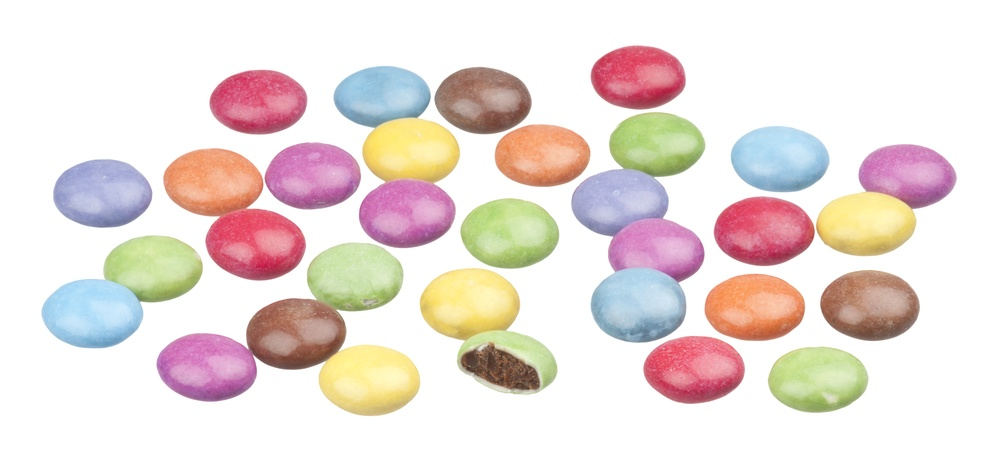
#> input picture OpenCV/Smarties.jpg, 1000 x 457 px, shrunk from 3760 x 1720 before the run, found by its file name
$ python Intro-Morphological-Transformations.py
#> lines starting #> are read from the running program, lines starting #| are printed output that depends on the picture; after the words box and inside, x2 and y2 are one past the last pixel; in counts of white or black regions, pixels touching at a corner belong together
import numpy as np
from matplotlib import pyplot as plt
import cv2 as cv

def changeDilation(x):
    dilation = cv.dilate(mask, kernal, iterations=x)
    images[2] = dilation
    updatePlot()

def changeErosion(x):
    erosion = cv.erode(mask, kernal, iterations=x)
    images[3] = erosion
    updatePlot()

def updatePlot():
    plt.clf()
    for i in range(len(images)):
        plt.subplot(2, 4, i+1), plt.imshow(images[i], "gray")
        plt.title(titles[i])
        plt.xticks([]), plt.yticks([])
    plt.show()

# Morphological transformations -> simple operations based on the image shape -> normally performed on binary images
# Two things required for morphological transformaitons.
# 1st -> the original image.
# 2nd -> Structuring element/kernel -> describes how to change the value of tany pixel by combining it with different amounts of the neighboring pixels.

img = cv.imread("Smarties.jpg", cv.IMREAD_GRAYSCALE)
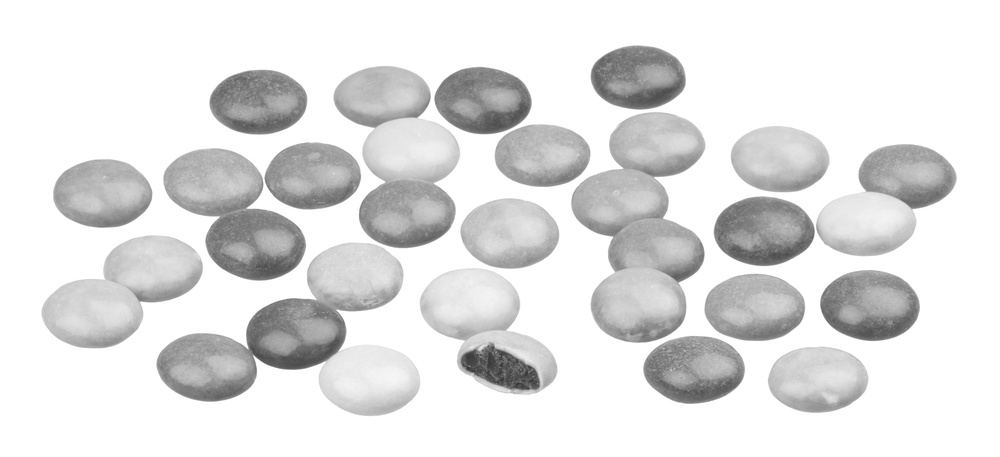
#> img: shape (457, 1000); min 46, max 255, mean 225.4
_, mask = cv.threshold(img, 220, 255, cv.THRESH_BINARY_INV)
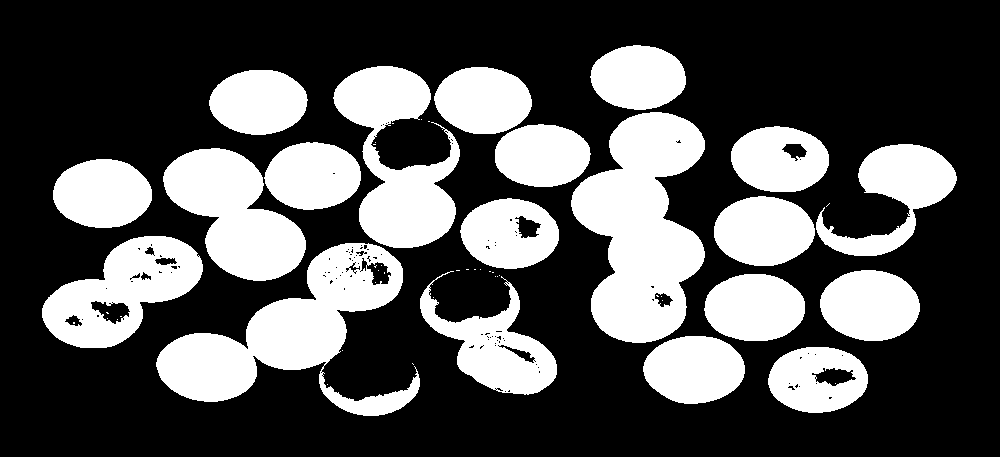
#> mask: shape (457, 1000); 32.7% white; 53 white regions (33 under 20 px), largest, box (x1, y1, x2, y2) and area: (571, 112, 705, 343) 19498, (156, 243, 420, 416) 17577, (333, 66, 460, 248) 11725

cv.namedWindow("Morphological Transformations")
cv.createTrackbar("Dilation Iterations", "Morphological Transformations", 1, 50, changeDilation)
cv.createTrackbar("Erosion Iterations", "Morphological Transformations", 1, 5, changeErosion)

# Kernal is normally some shape which we want to apply onto some image.
kernal = np.ones((5,5), np.uint8)
dilation = cv.dilate(mask, kernal, iterations=20)
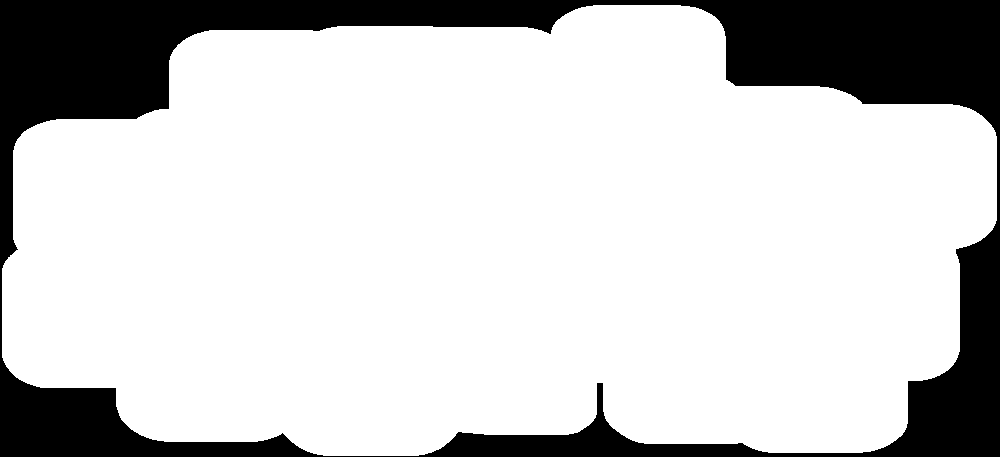
#> dilation: shape (457, 1000); 79.3% white; 1 black region, box (x1, y1, x2, y2) and area: (0, 0, 1000, 457) 94590
erosion = cv.erode(mask, kernal, iterations=1)
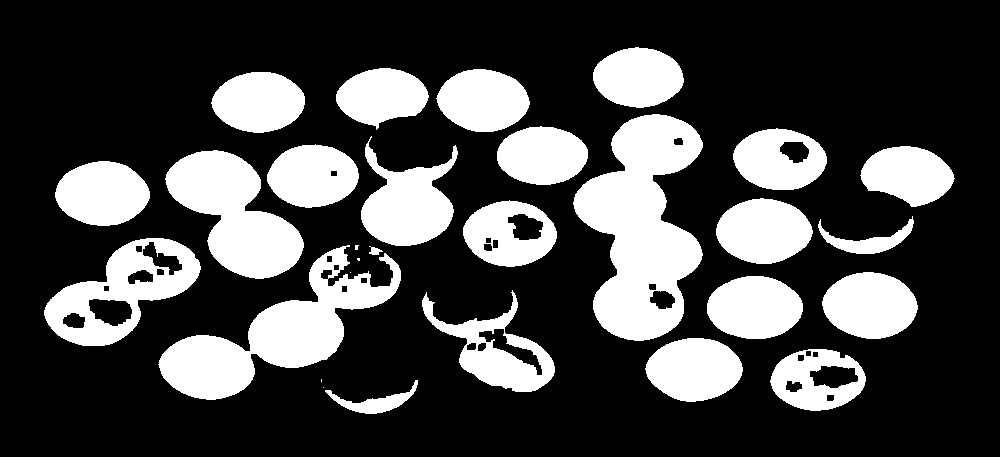
#> erosion: shape (457, 1000); 27.4% white; 29 white regions (5 under 20 px), largest, box (x1, y1, x2, y2) and area: (573, 114, 703, 341) 17366, (158, 245, 401, 400) 12883, (165, 150, 304, 279) 9720
# First erosion will be performed, then dilation.
opening = cv.morphologyEx(mask, cv.MORPH_OPEN, kernal)
#> opening: shape (457, 1000); 32.4% white; 26 white regions, largest, box (x1, y1, x2, y2) and area: (571, 112, 705, 343) 19482, (156, 243, 403, 402) 15465, (163, 148, 306, 281) 10928
# Inverse of opening -> first dilation, then erosion.
closing = cv.morphologyEx(mask, cv.MORPH_CLOSE, kernal)
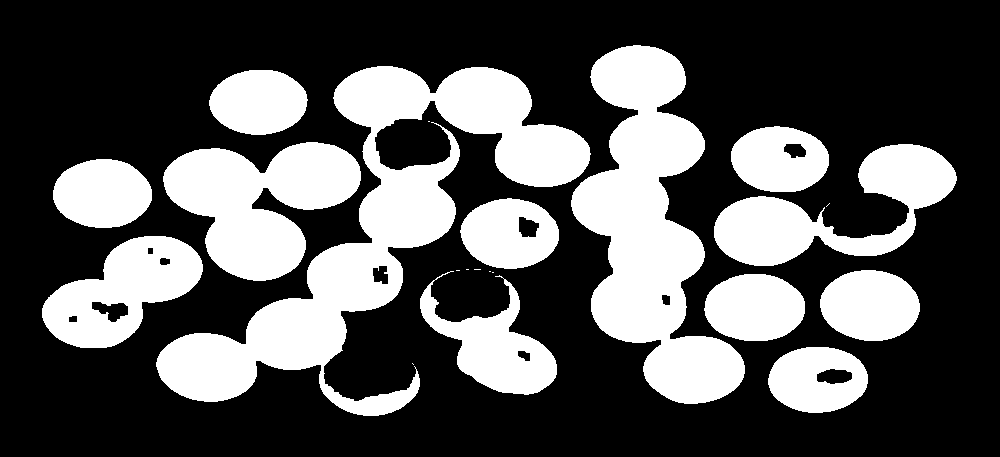
#> closing: shape (457, 1000); 33.1% white; 21 white regions (8 under 20 px), largest, box (x1, y1, x2, y2) and area: (156, 66, 591, 416) 39914, (571, 45, 745, 404) 29994, (163, 142, 361, 281) 16102
# Morphological gradient -> difference bettween dilation and erosion of an image.
gradient = cv.morphologyEx(mask, cv.MORPH_GRADIENT, kernal)
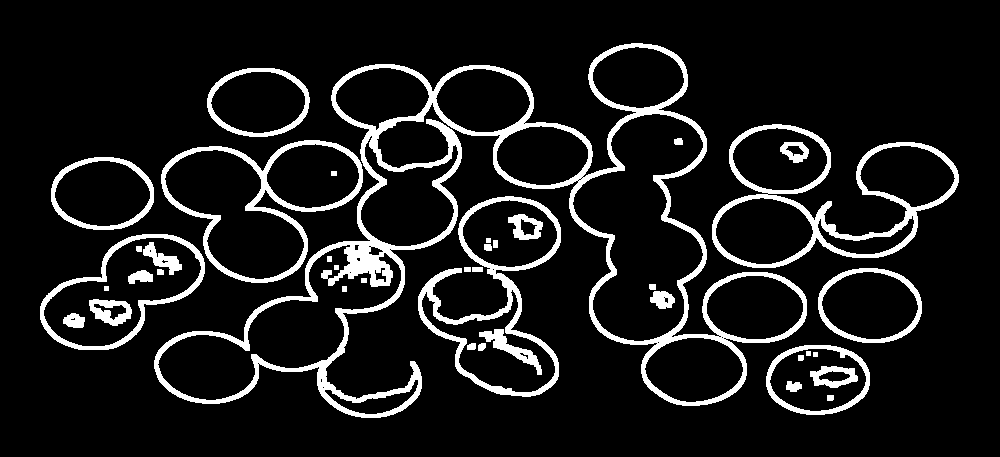
#> gradient: shape (457, 1000); 10.3% white; 40 white regions, largest, box (x1, y1, x2, y2) and area: (154, 43, 807, 418) 20915, (712, 124, 959, 268) 5469, (418, 196, 561, 397) 4348
# TopHat -> Difference between an image and opening of the image.
topHat = cv.morphologyEx(mask, cv.MORPH_TOPHAT, kernal)
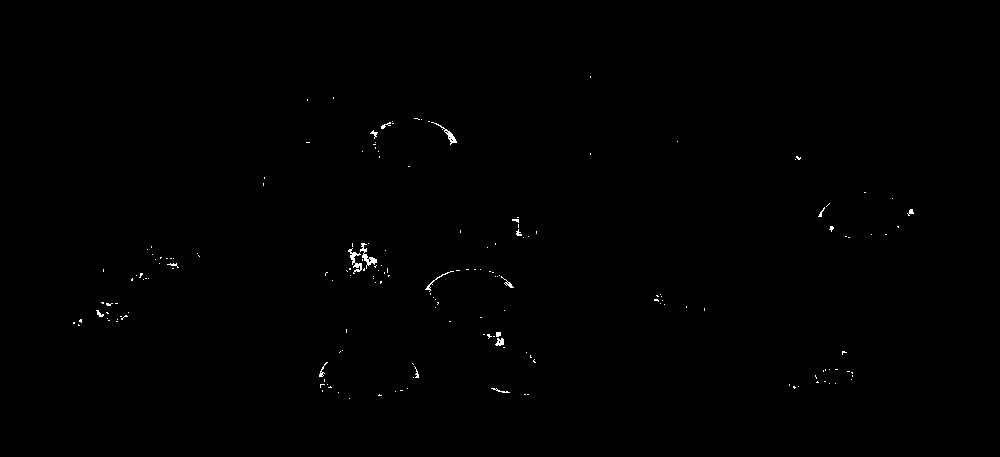
#> topHat: shape (457, 1000); 0.27% white in thin lines or dots, all inside (x1, y1, x2, y2) = (73, 76, 914, 399)

titles = ["Image", "Mask", "Dilation", "Erosion", "Opening", "Closing", "Morphological Gradient", "TopHat"]
images = np.array([img, mask, dilation, erosion, opening, closing, gradient, topHat])

updatePlot()
#> the loop in updatePlot, `for i in range(len(images)):` made 8 passes

$ run again, with OpenCV/Gradient.jpg copied over OpenCV/Smarties.jpg
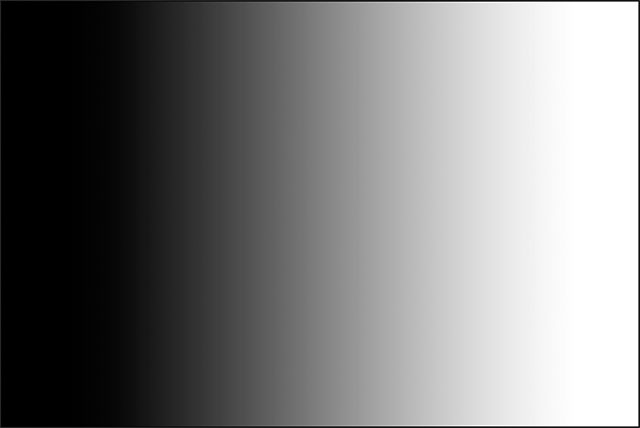
#> input picture OpenCV/Gradient.jpg, 640 x 428 px, found by its file name
#> img is the input picture: shape (428, 640); min 0, max 255, mean 125.2
#> `_, mask = cv.threshold(img, 220, 255, cv.THRESH_BINARY_INV)`:
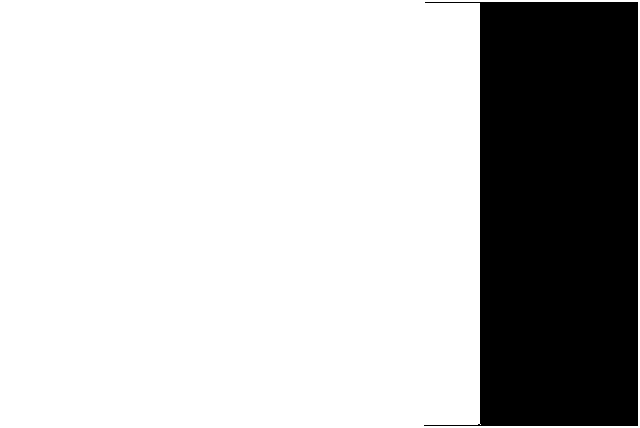
#> mask: shape (428, 640); 75.5% white; 1 black region, box (x1, y1, x2, y2) and area: (424, 2, 638, 426) 67104
#> dilation: shape (428, 640); 90.2% white; 1 black region, box (x1, y1, x2, y2) and area: (520, 42, 598, 386) 26830
#> erosion: shape (428, 640); 74.5% white; 1 black region, box (x1, y1, x2, y2) and area: (422, 0, 640, 428) 69893
#> opening: shape (428, 640); 74.9% white; 1 black region, box (x1, y1, x2, y2) and area: (424, 0, 640, 428) 68815
#> closing: shape (428, 640); 75.5% white; 1 black region, box (x1, y1, x2, y2) and area: (480, 2, 638, 426) 66990
#> gradient: shape (428, 640); 1.9% white; 1 white region, box (x1, y1, x2, y2) and area: (422, 0, 640, 428) 5215
#> `topHat = cv.morphologyEx(mask, cv.MORPH_TOPHAT, kernal)`:
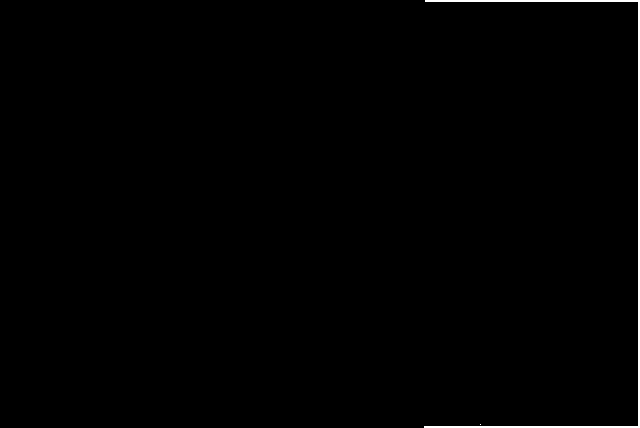
#> topHat: shape (428, 640); 0.62% white; 2 white regions (1 under 20 px), largest, box (x1, y1, x2, y2) and area: (424, 0, 640, 428) 1710
#> the loop in updatePlot, `for i in range(len(images)):` made 8 passes
